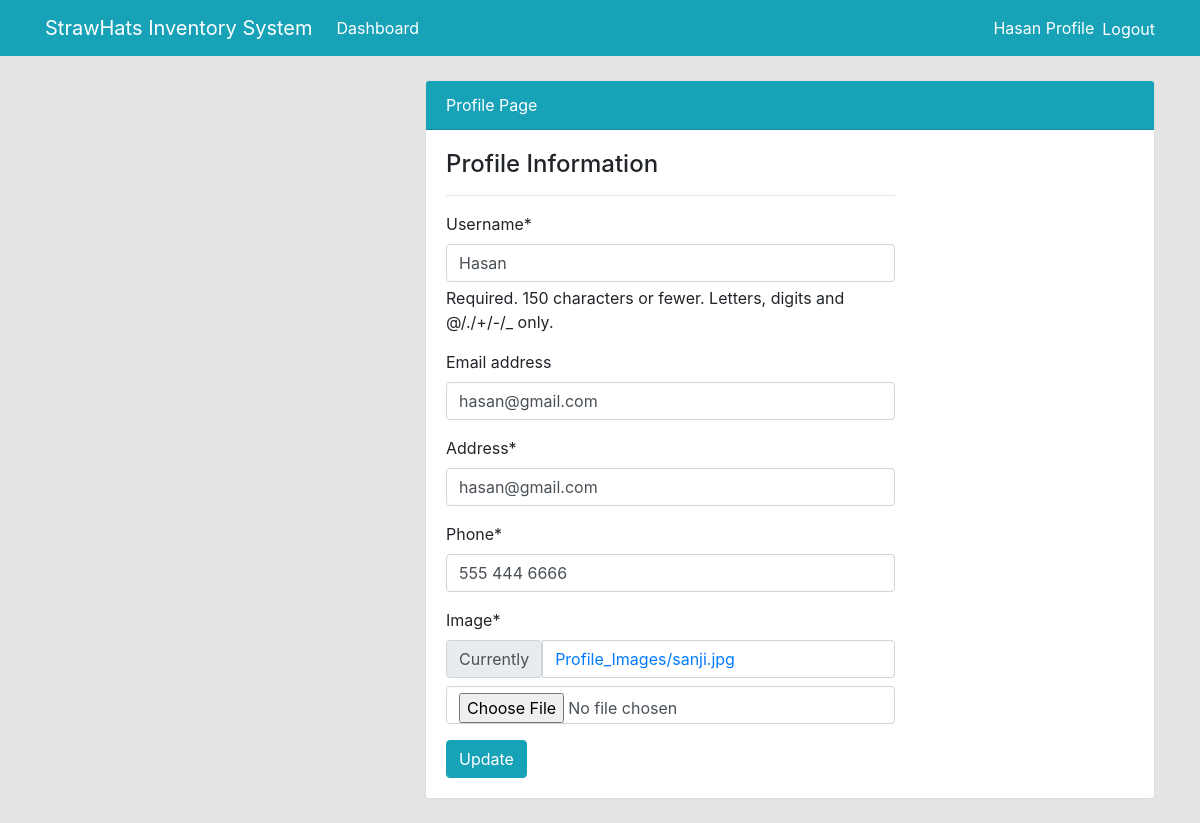
The page /profile/updates/ (signed in) on the database as committed earlier.
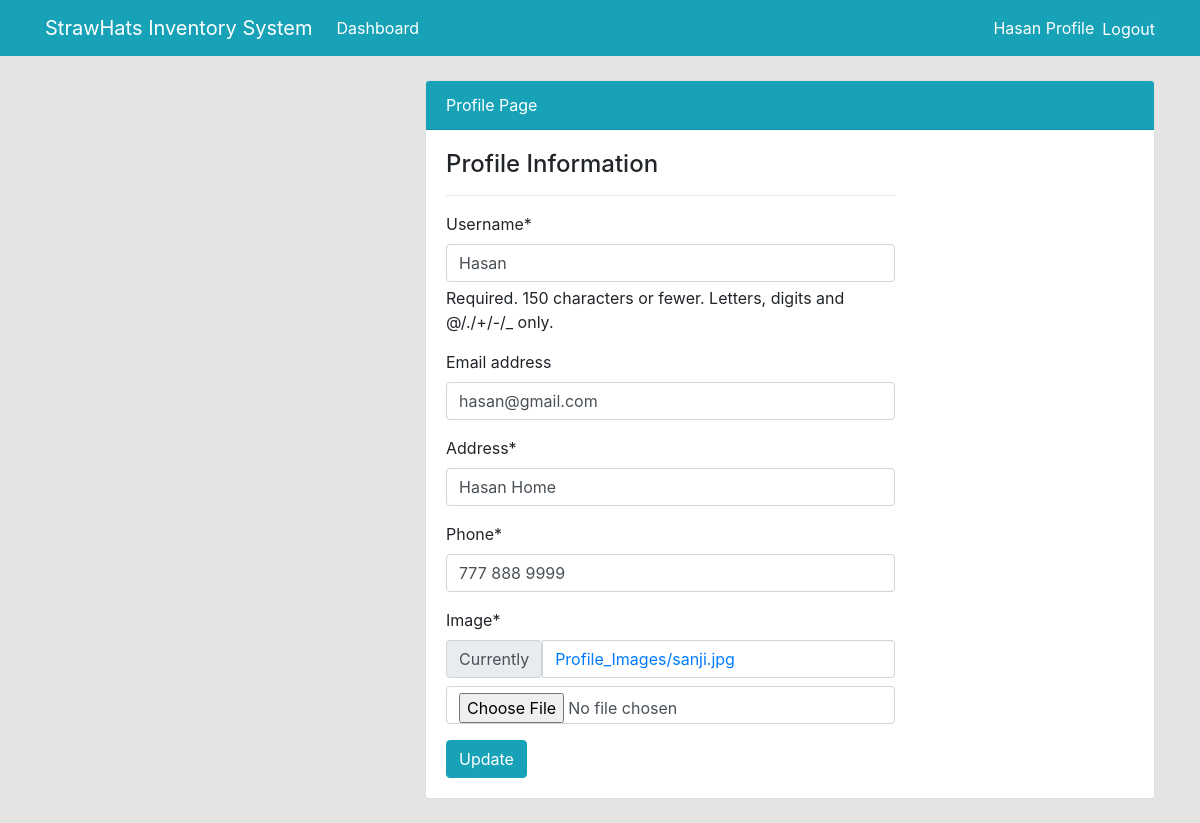
The same page on the database as committed later.
### user/models.py (models this page shows, shortened)
class Profile(models.Model):
    staff = models.OneToOneField(User, on_delete=models.CASCADE, null=True)
    address = models.CharField(max_length=200, null=True)
    phone = models.CharField(max_length=20, null=True)
    image = models.ImageField(default='avatar.jpg', upload_to='Profile_Images')

### user/views.py (the view)
# urls.py: path('profile/updates/', user_view.profile_update, name='user-profile-update'),
def profile_update(request):
    if request.method == 'POST':
        user_form = UserUpdateForm(request.POST, instance=request.user)
        profile_form = ProfileUpdateForm(request.POST, request.FILES, instance=request.user.profile)
        if user_form.is_valid() and profile_form.is_valid():
            user_form.save()
            profile_form.save()
            return redirect('user-profile')
    else:
        user_form = UserUpdateForm(instance=request.user)
        profile_form = ProfileUpdateForm(instance=request.user.profile)
    context={
        'user_form': user_form,
        'profile_form': profile_form,
    }
    return render(request, 'user/profile_update.html', context)

### user/forms.py
class UserUpdateForm(forms.ModelForm):
    class Meta:
        model = User
        fields = ['username', 'email']

class ProfileUpdateForm(forms.ModelForm):
    class Meta:
        model = Profile
        fields = ['address', 'phone', 'image']

### templates/user/profile_update.html (shortened to what this page needs)
{% extends 'partials/base.html' %}
{% load crispy_forms_tags %}
{% block content %}
 <div class="container">
    <div class="row my-4">
        <div class="col-md-4">
        </div>
        <div class="col-md-8">
            <div class="card">
                <div class="card-header bg-info text-white">
                    Profile Page
                </div>
                <div class="card-body">
                    <div class="row">
                        <div class="col-md-8">
                            <span class="h4"> Profile Information</span>
                            <hr>
                            <form method="POST" enctype="multipart/form-data">
                                {{ user_form|crispy }}
                                {{ profile_form|crispy }}
                            <input class="btn btn-info" type= "submit" value="Update">
                            </form>
                        </div>
                    </div>
                </div>
            </div>
        </div>
    </div>
</div>
{% endblock %}

Rows that differ between the two databases and show on the page:
changed Profile: address "hasan@gmail.com" → "Hasan Home"; phone "555 444 6666" → "777 888 9999"
